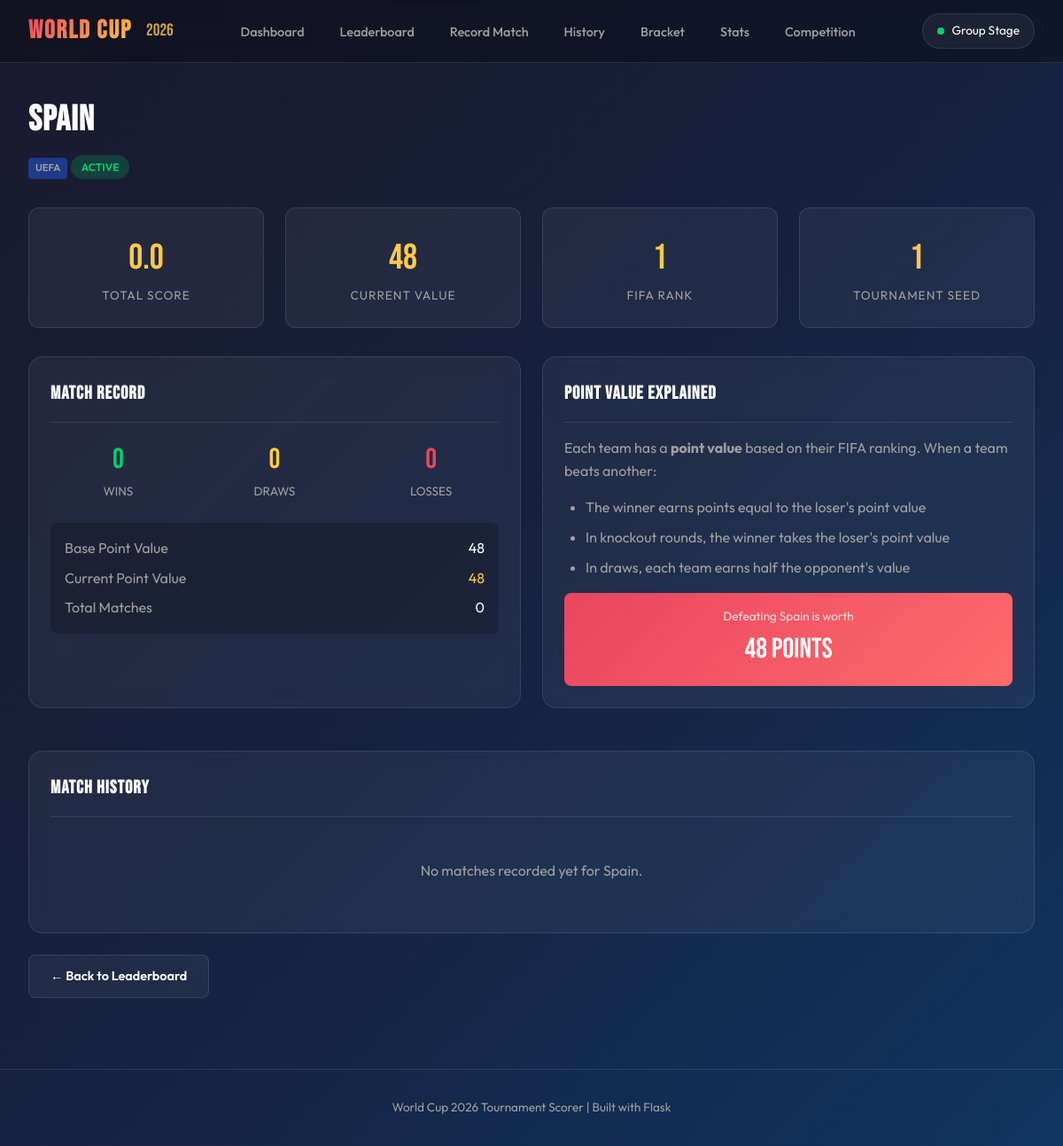
The app's page /team/Spain with its own data.
### app.py (models this page shows, shortened)
class TournamentState(db.Model):
    id = db.Column(db.Integer, primary_key=True)
    current_round = db.Column(db.String(50), default='Group Stage')
    last_updated = db.Column(db.DateTime, default=datetime.utcnow)

class Team(db.Model):
    id = db.Column(db.Integer, primary_key=True)
    country = db.Column(db.String(100), unique=True, nullable=False)
    fifa_rank = db.Column(db.Integer)
    tournament_rank = db.Column(db.Integer)
    confederation = db.Column(db.String(20))
    base_points = db.Column(db.Integer)
    current_points = db.Column(db.Integer)
    total_score = db.Column(db.Float, default=0.0)
    wins = db.Column(db.Integer, default=0)
    draws = db.Column(db.Integer, default=0)
    losses = db.Column(db.Integer, default=0)
    eliminated = db.Column(db.Boolean, default=False)
    elimination_round = db.Column(db.String(50), default='')

### app.py (the view)
@app.route('/team/<country>')
def team_detail(country):
    team = Team.query.filter_by(country=country).first_or_404()
    matches = Match.query.filter(
        db.or_(Match.team1_id == team.id, Match.team2_id == team.id)
    ).order_by(Match.id.desc()).all()
    return render_template('team_detail.html',
                          team=team,
                          matches=matches,
                          current_round=get_current_round())

### app.py (called while the page is built)
def get_current_round():
    state = TournamentState.query.first()
    if state:
        return state.current_round
    return "Group Stage"

### templates/team_detail.html (shortened to what this page needs)
{% extends "base.html" %}
{% block content %}
<div class="page-header">
    <h2>{{ team.country }}</h2>
    <p>
        <span class="conf-badge conf-{{ team.confederation }}">{{ team.confederation }}</span>
        {% if team.eliminated %}
            <span class="status-badge status-eliminated">Eliminated: {{ team.elimination_round }}</span>
        {% else %}
            <span class="status-badge status-active">Active</span>
        {% endif %}
    </p>
</div>
<div class="grid grid-4" style="margin-bottom: 2rem;">
    <div class="stat-card">
        <div class="stat-value">{{ "%.1f"|format(team.total_score) }}</div>
        <div class="stat-label">Total Score</div>
    </div>
    <div class="stat-card">
        <div class="stat-value">{{ team.current_points }}</div>
        <div class="stat-label">Current Value</div>
    </div>
    <div class="stat-card">
        <div class="stat-value">{{ team.fifa_rank }}</div>
        <div class="stat-label">FIFA Rank</div>
    </div>
    <div class="stat-card">
        <div class="stat-value">{{ team.tournament_rank }}</div>
        <div class="stat-label">Tournament Seed</div>
    </div>
</div>
<div class="grid grid-2">
    <div class="card">
        <div class="card-header">
            <h3 class="card-title">Match Record</h3>
        </div>
        <div class="grid grid-3" style="text-align: center; margin-bottom: 1.5rem;">
            <div>
                <div style="font-family: 'Bebas Neue', sans-serif; font-size: 2rem; color: var(--accent-green);">{{ team.wins }}</div>
                <div style="color: var(--text-secondary); font-size: 0.85rem;">WINS</div>
            </div>
            <div>
                <div style="font-family: 'Bebas Neue', sans-serif; font-size: 2rem; color: var(--accent-gold);">{{ team.draws }}</div>
                <div style="color: var(--text-secondary); font-size: 0.85rem;">DRAWS</div>
            </div>
            <div>
                <div style="font-family: 'Bebas Neue', sans-serif; font-size: 2rem; color: var(--accent);">{{ team.losses }}</div>
                <div style="color: var(--text-secondary); font-size: 0.85rem;">LOSSES</div>
            </div>
        </div>
        <div style="background: rgba(0,0,0,0.2); border-radius: 8px; padding: 1rem;">
            <div style="display: flex; justify-content: space-between; margin-bottom: 0.5rem;">
                <span style="color: var(--text-secondary);">Base Point Value</span>
                <span>{{ team.base_points }}</span>
            </div>
            <div style="display: flex; justify-content: space-between; margin-bottom: 0.5rem;">
                <span style="color: var(--text-secondary);">Current Point Value</span>
                <span style="color: var(--accent-gold);">{{ team.current_points }}</span>
            </div>
            <div style="display: flex; justify-content: space-between;">
                <span style="color: var(--text-secondary);">Total Matches</span>
                <span>{{ team.wins + team.draws + team.losses }}</span>
            </div>
        </div>
    </div>
    <div class="card">
        <div class="card-header">
            <h3 class="card-title">Point Value Explained</h3>
        </div>
        <p style="color: var(--text-secondary); margin-bottom: 1rem;">
            Each team has a <strong>point value</strong> based on their FIFA ranking. When a team beats another:
        </p>
        <ul style="color: var(--text-secondary); margin-left: 1.5rem; margin-bottom: 1rem;">
            <li style="margin-bottom: 0.5rem;">The winner earns points equal to the loser's point value</li>
            <li style="margin-bottom: 0.5rem;">In knockout rounds, the winner takes the loser's point value</li>
            <li style="margin-bottom: 0.5rem;">In draws, each team earns half the opponent's value</li>
        </ul>
        <div style="background: var(--gradient-accent); padding: 1rem; border-radius: 8px; text-align: center;">
            <div style="font-size: 0.85rem; opacity: 0.8;">Defeating {{ team.country }} is worth</div>
            <div style="font-family: 'Bebas Neue', sans-serif; font-size: 2rem;">{{ team.current_points }} POINTS</div>
        </div>
    </div>
</div>
<div class="card" style="margin-top: 1.5rem;">
    <div class="card-header">
        <h3 class="card-title">Match History</h3>
    </div>
    {% if matches %}
        {% for match in matches %}
        <div class="match-item">
            <div class="match-teams">
                <span class="match-round" style="min-width: 120px;">{{ match.round_name }}</span>
                {% if match.match_type == 'win' %}
                    {% if match.winner_id == team.id %}
                        <span style="color: var(--accent-green);">✓ Won vs</span>
                        <span>{{ match.team2.country if match.team1_id == team.id else match.team1.country }}</span>
                    {% else %}
                        <span style="color: var(--accent);">✗ Lost to</span>
                        <span>{{ match.winner.country }}</span>
                    {% endif %}
                {% else %}
                    <span style="color: var(--accent-gold);">↔ Drew with</span>
                    <span>{{ match.team2.country if match.team1_id == team.id else match.team1.country }}</span>
                {% endif %}
            </div>
            <div class="match-result">
                {% if match.match_type == 'win' %}
                    {% if match.winner_id == team.id %}
                        <span style="color: var(--accent-green);">+{{ "%.1f"|format(match.points_earned) }} pts</span>
                    {% else %}
                        <span style="color: var(--accent);">-</span>
                    {% endif %}
                {% else %}
                    {% if match.team1_id == team.id %}
                        <span style="color: var(--accent-gold);">+{{ "%.1f"|format(match.team1_earned) }} pts</span>
                    {% else %}
                        <span style="color: var(--accent-gold);">+{{ "%.1f"|format(match.team2_earned) }} pts</span>
                    {% endif %}
                {% endif %}
            </div>
        </div>
        {% endfor %}
    {% else %}
        <p style="color: var(--text-secondary); text-align: center; padding: 2rem;">
            No matches recorded yet for {{ team.country }}.
        </p>
    {% endif %}
</div>
<div style="margin-top: 1.5rem;">
    <a href="{{ url_for('leaderboard') }}" class="btn btn-secondary">← Back to Leaderboard</a>
</div>
{% endblock %}

### templates/base.html (shortened to what this page needs)
<!DOCTYPE html>
<html lang="en">
<head>
</head>
<body>
    <nav class="navbar">
        <div class="nav-container">
            <a href="{{ url_for('index') }}" class="nav-brand">
                <h1>WORLD CUP</h1>
                <span class="year">2026</span>
            </a>
            <ul class="nav-links">
                <li><a href="{{ url_for('index') }}" {% if request.endpoint == 'index' %}class="active"{% endif %}>Dashboard</a></li>
                <li><a href="{{ url_for('leaderboard') }}" {% if request.endpoint == 'leaderboard' %}class="active"{% endif %}>Leaderboard</a></li>
                <li><a href="{{ url_for('record_match_view') }}" {% if request.endpoint == 'record_match_view' %}class="active"{% endif %}>Record Match</a></li>
                <li><a href="{{ url_for('match_history') }}" {% if request.endpoint == 'match_history' %}class="active"{% endif %}>History</a></li>
                <li><a href="{{ url_for('bracket') }}" {% if request.endpoint == 'bracket' %}class="active"{% endif %}>Bracket</a></li>
                <li><a href="{{ url_for('statistics') }}" {% if request.endpoint == 'statistics' %}class="active"{% endif %}>Stats</a></li>
                <li><a href="{{ url_for('user_competition') }}" {% if request.endpoint == 'user_competition' %}class="active"{% endif %}>Competition</a></li>
            </ul>
            <div class="round-badge">
                <span class="dot"></span>
                <span>{{ current_round }}</span>
            </div>
        </div>
    </nav>
    <main class="main-content">
        {% block content %}{% endblock %}
    </main>
    <footer class="footer">
        <p>World Cup 2026 Tournament Scorer | Built with Flask</p>
    </footer>
</body>
</html>

### templates/base.html (style rules this page uses)
:root { --primary: #1a1a2e; --secondary: #16213e; --accent: #e94560; --accent-gold: #ffc947; --accent-green: #00d26a; --text-primary: #ffffff; --text-secondary: #a0a0a0; --bg-card: rgba(255, 255, 255, 0.05); --bg-card-hover: rgba(255, 255, 255, 0.08); --border: rgba(255, 255, 255, 0.1); --gradient-main: linear-gradient(135deg, #1a1a2e 0%, #16213e 50%, #0f3460 100%); --gradient-accent: linear-gradient(135deg, #e94560 0%, #ff6b6b 100%); }
* { margin: 0; padding: 0; box-sizing: border-box; }
body { font-family: 'Outfit', sans-serif; background: var(--gradient-main); color: var(--text-primary); min-height: 100vh; line-height: 1.6; }
.navbar { background: rgba(0, 0, 0, 0.3); backdrop-filter: blur(10px); border-bottom: 1px solid var(--border); position: sticky; top: 0; z-index: 1000; }
.nav-container { max-width: 1400px; margin: 0 auto; padding: 0 2rem; display: flex; align-items: center; justify-content: space-between; height: 70px; }
.nav-brand { display: flex; align-items: center; gap: 1rem; text-decoration: none; color: var(--text-primary); }
.nav-brand h1 { font-family: 'Bebas Neue', sans-serif; font-size: 1.8rem; letter-spacing: 2px; background: linear-gradient(135deg, var(--accent) 0%, var(--accent-gold) 100%); -webkit-background-clip: text; -webkit-text-fill-color: transparent; background-clip: text; }
.nav-brand .year { font-family: 'Bebas Neue', sans-serif; font-size: 1.2rem; color: var(--accent-gold); opacity: 0.8; }
.nav-links { display: flex; gap: 0.5rem; list-style: none; }
.nav-links a { color: var(--text-secondary); text-decoration: none; padding: 0.6rem 1rem; border-radius: 8px; font-weight: 500; font-size: 0.9rem; transition: all 0.3s ease; }
.round-badge { display: inline-flex; align-items: center; gap: 0.5rem; background: var(--bg-card); border: 1px solid var(--border); padding: 0.5rem 1rem; border-radius: 20px; font-size: 0.85rem; }
.round-badge .dot { width: 8px; height: 8px; background: var(--accent-green); border-radius: 50%; animation: pulse 2s infinite; }
.main-content { max-width: 1400px; margin: 0 auto; padding: 2rem; }
.page-header { margin-bottom: 2rem; }
.page-header h2 { font-family: 'Bebas Neue', sans-serif; font-size: 2.5rem; letter-spacing: 1px; margin-bottom: 0.5rem; }
.page-header p { color: var(--text-secondary); }
.card { background: var(--bg-card); border: 1px solid var(--border); border-radius: 16px; padding: 1.5rem; margin-bottom: 1.5rem; backdrop-filter: blur(10px); }
.card-header { display: flex; justify-content: space-between; align-items: center; margin-bottom: 1rem; padding-bottom: 1rem; border-bottom: 1px solid var(--border); }
.card-title { font-family: 'Bebas Neue', sans-serif; font-size: 1.3rem; letter-spacing: 1px; }
.status-badge { display: inline-block; padding: 0.25rem 0.75rem; border-radius: 20px; font-size: 0.75rem; font-weight: 600; text-transform: uppercase; }
.status-active { background: rgba(0, 210, 106, 0.2); color: var(--accent-green); }
.btn { display: inline-flex; align-items: center; gap: 0.5rem; padding: 0.75rem 1.5rem; border-radius: 8px; font-weight: 600; font-size: 0.9rem; text-decoration: none; border: none; cursor: pointer; transition: all 0.3s ease; }
.btn-secondary { background: var(--bg-card); color: var(--text-primary); border: 1px solid var(--border); }
.grid { display: grid; gap: 1.5rem; }
.grid-2 { grid-template-columns: repeat(2, 1fr); }
.grid-3 { grid-template-columns: repeat(3, 1fr); }
.grid-4 { grid-template-columns: repeat(4, 1fr); }
.stat-card { background: var(--bg-card); border: 1px solid var(--border); border-radius: 12px; padding: 1.5rem; text-align: center; }
.stat-value { font-family: 'Bebas Neue', sans-serif; font-size: 2.5rem; color: var(--accent-gold); }
.stat-label { color: var(--text-secondary); font-size: 0.85rem; text-transform: uppercase; letter-spacing: 1px; }
.conf-badge { display: inline-block; padding: 0.2rem 0.5rem; border-radius: 4px; font-size: 0.7rem; font-weight: 600; text-transform: uppercase; }
.conf-UEFA { background: #1e3a8a; }
.footer { text-align: center; padding: 2rem; color: var(--text-secondary); font-size: 0.85rem; border-top: 1px solid var(--border); margin-top: 3rem; }

### records on screen
TournamentState: current_round "Group Stage"
Team: country "Spain", confederation "UEFA", total_score "0.0", current_points "48", fifa_rank "1", tournament_rank "1", wins "0", draws "0", losses "0", base_points "48", team.wins+team.draws+team.losses "0"
